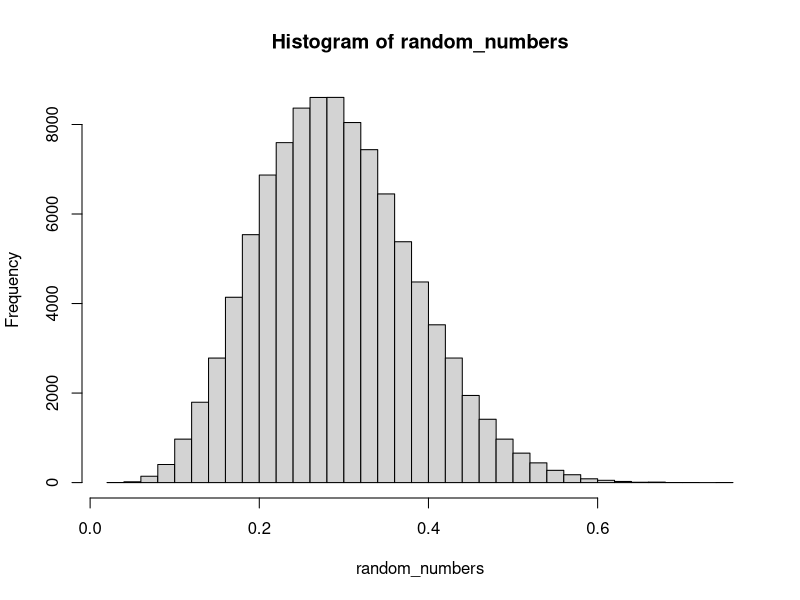
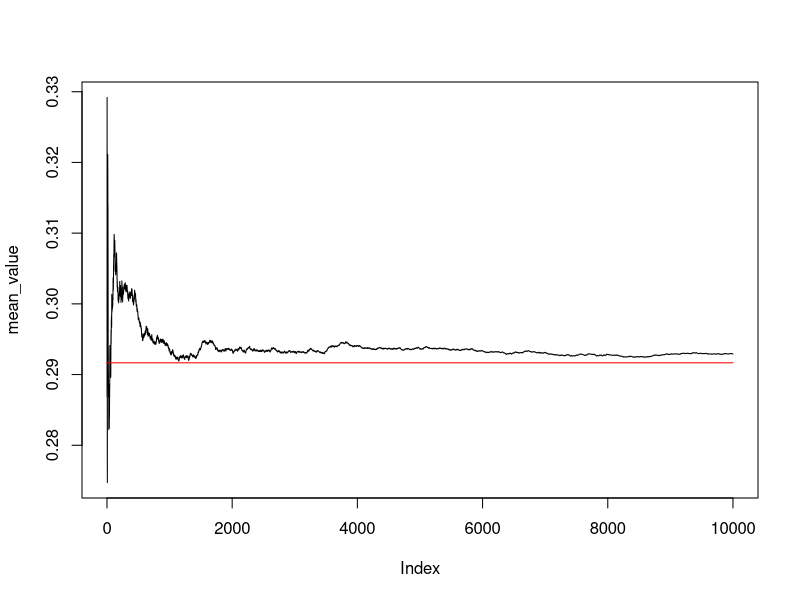
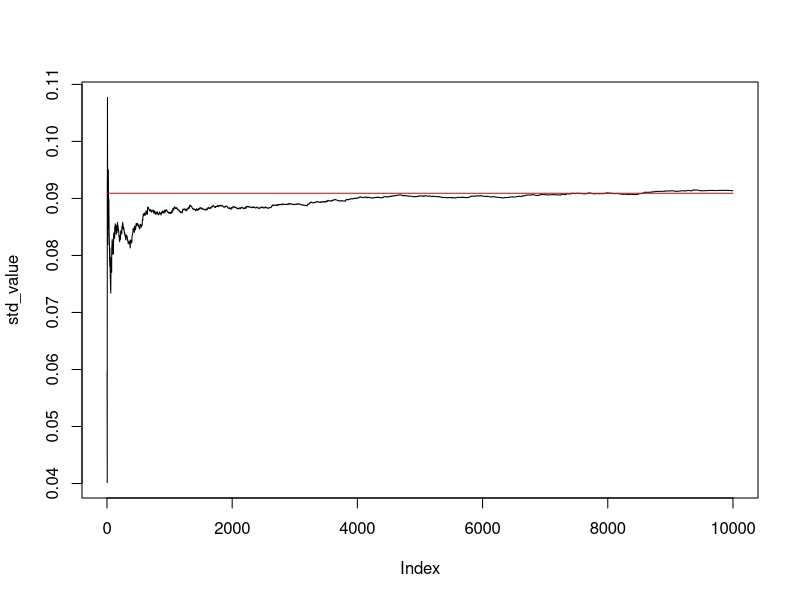

The R script that drew these images, in order:

#Assignment 1a
post_beta = 2;
post_alpha = 2;
s = 5
f= 20-s
alpha = post_alpha+s
beta = post_beta+f

beta_mean = (alpha)/(alpha+beta);
beta_std = sqrt((alpha*beta)/(((alpha+beta)^2)*(alpha+beta+1)))

n = 100000
random_numbers = rbeta(n, alpha, beta)
hist(random_numbers, breaks = 50)
mean_value = rep(0, 10000)
std_value = rep(0, 10000)

for(i in 1:10000){
  mean_value[i] = mean(random_numbers[1:i])
  std_value[i] =sqrt(var(random_numbers[1:i]))
}

plot(mean_value, type="l")
points(x=1:10000, y=rep(beta_mean,10000), type = "l", col="red")

plot(std_value, type="l")
points(x=1:10000, y=rep(beta_std, 10000), type="l", col="red")


#Assignment 1b

